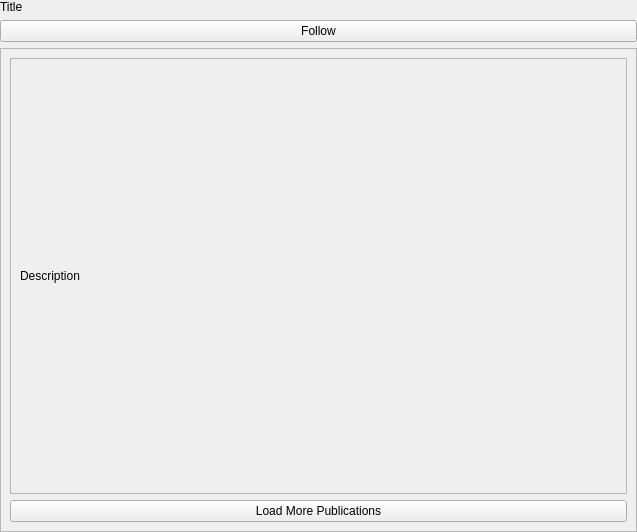
<?xml version="1.0" encoding="UTF-8"?>
<ui version="4.0">
 <class>Form</class>
 <widget class="QWidget" name="Form">
  <property name="geometry">
   <rect>
    <x>0</x>
    <y>0</y>
    <width>637</width>
    <height>532</height>
   </rect>
  </property>
  <property name="windowTitle">
   <string>Form</string>
  </property>
  <layout class="QVBoxLayout" name="verticalLayout_2">
   <property name="leftMargin">
    <number>0</number>
   </property>
   <property name="topMargin">
    <number>0</number>
   </property>
   <property name="rightMargin">
    <number>0</number>
   </property>
   <property name="bottomMargin">
    <number>0</number>
   </property>
   <item>
    <layout class="QHBoxLayout" name="horizontalLayout">
     <item>
      <widget class="QLabel" name="title_label">
       <property name="text">
        <string>Title</string>
       </property>
      </widget>
     </item>
    </layout>
   </item>
   <item>
    <widget class="QPushButton" name="follow_button">
     <property name="text">
      <string>Follow</string>
     </property>
    </widget>
   </item>
   <item>
    <widget class="QScrollArea" name="scroll_area">
     <property name="widgetResizable">
      <bool>true</bool>
     </property>
     <widget class="QWidget" name="scrollAreaWidgetContents">
      <property name="geometry">
       <rect>
        <x>0</x>
        <y>0</y>
        <width>631</width>
        <height>465</height>
       </rect>
      </property>
      <layout class="QVBoxLayout" name="verticalLayout_3">
       <item>
        <widget class="QScrollArea" name="description_area">
         <property name="widgetResizable">
          <bool>true</bool>
         </property>
         <widget class="QWidget" name="scrollAreaWidgetContents_2">
          <property name="geometry">
           <rect>
            <x>0</x>
            <y>0</y>
            <width>607</width>
            <height>403</height>
           </rect>
          </property>
          <layout class="QVBoxLayout" name="verticalLayout">
           <item>
            <widget class="QLabel" name="description_label">
             <property name="sizePolicy">
              <sizepolicy hsizetype="Minimum" vsizetype="Minimum">
               <horstretch>0</horstretch>
               <verstretch>0</verstretch>
              </sizepolicy>
             </property>
             <property name="text">
              <string>Description</string>
             </property>
             <property name="textInteractionFlags">
              <set>Qt::LinksAccessibleByMouse|Qt::TextSelectableByMouse</set>
             </property>
            </widget>
           </item>
          </layout>
         </widget>
        </widget>
       </item>
       <item>
        <layout class="QGridLayout" name="pub_thumb_grid_layout">
         <item row="0" column="0">
          <widget class="QPushButton" name="load_more_button">
           <property name="text">
            <string>Load More Publications</string>
           </property>
          </widget>
         </item>
        </layout>
       </item>
      </layout>
     </widget>
    </widget>
   </item>
  </layout>
 </widget>
 <resources/>
 <connections/>
</ui>
